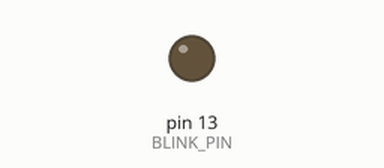
A program run on a simulated Arduino Mega 2560, built with avr-gcc and run on an emulated ATmega2560. Shown: output pins drawn as LEDs (lit = HIGH). Dashed ring = blinking.

Above: at 0.5 s.
At 2.2 s:
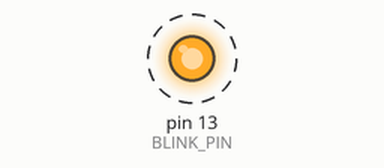
Timing chart, 0 to 3.0 s (numbered marks = the images above):
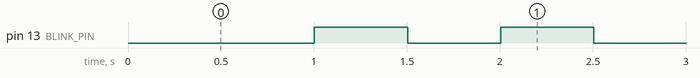

Measured:
- by itself, pin 13 (BLINK_PIN): alternates HIGH for 0.50 s and LOW for 0.50 s

The program:

main.cpp
```cpp
#include <Arduino.h>
#include <face_count.h>
#include <Ticker.h>

#define BLINK_PIN 13

bool led_state = LOW;

void blink();

Ticker blinker(blink, 500, 0, MILLIS);

void blink() {
    digitalWrite(BLINK_PIN, led_state);
    led_state = !led_state;
}

void setup() {
    Serial.begin(9600);
    pinMode(BLINK_PIN, OUTPUT);
    digitalWrite(BLINK_PIN, LOW);
    led_state = LOW;
    blinker.start();

}

void loop() {
    blinker.update();
    if (Serial.available() != 0) {
        int blink_time;
        int faces = Serial.read();
        blink_time = face_count_to_delay(faces);
        blinker.interval(blink_time);
    }
}
```
